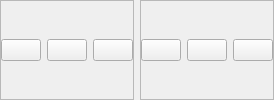
        <widget class="QWidget" name="headerContainer" native="true">
         <property name="toolTipDuration">
          <number>-47</number>
         </property>
         <layout class="QHBoxLayout" name="horizontalLayout_5">
          <property name="spacing">
           <number>6</number>
          </property>
          <property name="leftMargin">
           <number>0</number>
          </property>
          <property name="topMargin">
           <number>0</number>
          </property>
          <property name="rightMargin">
           <number>0</number>
          </property>
          <property name="bottomMargin">
           <number>0</number>
          </property>
          <item>
           <widget class="QFrame" name="frame_6">
            <property name="frameShape">
             <enum>QFrame::StyledPanel</enum>
            </property>
            <property name="frameShadow">
             <enum>QFrame::Raised</enum>
            </property>
            <layout class="QHBoxLayout" name="horizontalLayout_6">
             <property name="spacing">
              <number>6</number>
             </property>
             <property name="leftMargin">
              <number>0</number>
             </property>
             <property name="topMargin">
              <number>0</number>
             </property>
             <property name="rightMargin">
              <number>0</number>
             </property>
             <property name="bottomMargin">
              <number>0</number>
             </property>
             <item>
              <widget class="QPushButton" name="notificationBtn">
               <property name="toolTip">
                <string>Notificaciones</string>
               </property>
               <property name="text">
                <string/>
               </property>
               <property name="icon">
                <iconset resource="resources.qrc">
                 <normaloff>:/icons/icons/bell.svg</normaloff>:/icons/icons/bell.svg</iconset>
               </property>
               <property name="iconSize">
                <size>
                 <width>24</width>
                 <height>24</height>
                </size>
               </property>
              </widget>
             </item>
             <item>
              <widget class="QPushButton" name="profileMenuBtn">
               <property name="toolTip">
                <string>Perfil</string>
               </property>
               <property name="text">
                <string/>
               </property>
               <property name="icon">
                <iconset resource="resources.qrc">
                 <normaloff>:/icons/icons/user.svg</normaloff>:/icons/icons/user.svg</iconset>
               </property>
               <property name="iconSize">
                <size>
                 <width>24</width>
                 <height>24</height>
                </size>
               </property>
              </widget>
             </item>
             <item>
              <widget class="QPushButton" name="moreMenuBtn">
               <property name="toolTip">
                <string>More</string>
               </property>
               <property name="text">
                <string/>
               </property>
               <property name="icon">
                <iconset resource="resources.qrc">
                 <normaloff>:/icons/icons/more-horizontal.svg</normaloff>:/icons/icons/more-horizontal.svg</iconset>
               </property>
               <property name="iconSize">
                <size>
                 <width>24</width>
                 <height>24</height>
                </size>
               </property>
              </widget>
             </item>
            </layout>
           </widget>
          </item>
          <item alignment="Qt::AlignRight">
           <widget class="QFrame" name="frame_7">
            <property name="frameShape">
             <enum>QFrame::StyledPanel</enum>
            </property>
            <property name="frameShadow">
             <enum>QFrame::Raised</enum>
            </property>
            <layout class="QHBoxLayout" name="horizontalLayout_4">
             <property name="leftMargin">
              <number>0</number>
             </property>
             <property name="topMargin">
              <number>0</number>
             </property>
             <property name="rightMargin">
              <number>0</number>
             </property>
             <property name="bottomMargin">
              <number>0</number>
             </property>
             <item>
              <widget class="QPushButton" name="minimizeBtn">
               <property name="toolTip">
                <string>Minimizar</string>
               </property>
               <property name="text">
                <string/>
               </property>
               <property name="icon">
                <iconset resource="resources.qrc">
                 <normaloff>:/icons/icons/minus.svg</normaloff>:/icons/icons/minus.svg</iconset>
               </property>
              </widget>
             </item>
             <item>
              <widget class="QPushButton" name="restoreBtn">
               <property name="toolTip">
                <string>Expandir</string>
               </property>
               <property name="text">
                <string/>
               </property>
               <property name="icon">
                <iconset resource="resources.qrc">
                 <normaloff>:/icons/icons/square.svg</normaloff>:/icons/icons/square.svg</iconset>
               </property>
              </widget>
             </item>
             <item>
              <widget class="QPushButton" name="closeBtn">
               <property name="toolTip">
                <string>Cerrar</string>
               </property>
               <property name="text">
                <string/>
               </property>
               <property name="icon">
                <iconset resource="resources.qrc">
                 <normaloff>:/icons/icons/x.svg</normaloff>:/icons/icons/x.svg</iconset>
               </property>
              </widget>
             </item>
            </layout>
           </widget>
          </item>
         </layout>
        </widget>
